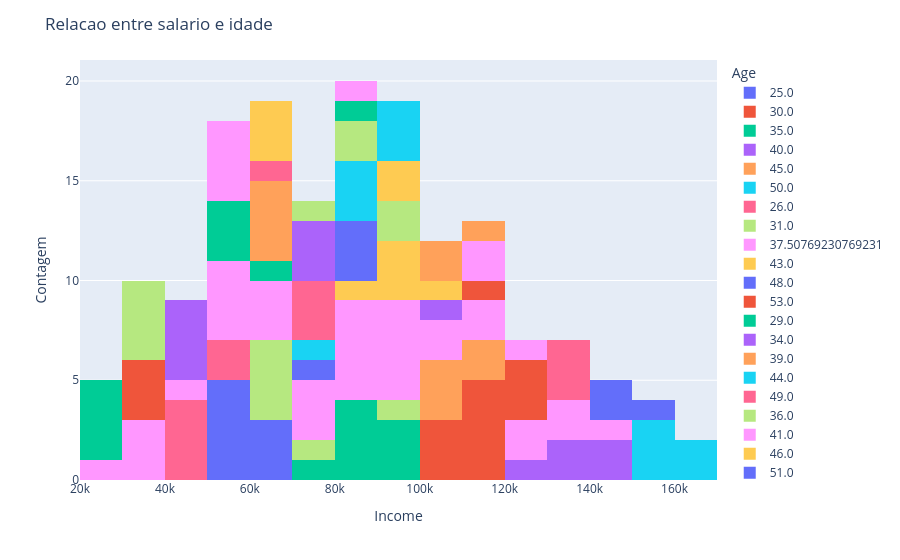

This figure's notebook cell:
### Code cell
# salario x idade

fig = px.histogram(df, x='Income', color='Age', barmode='stack')

# Layout
fig.update_layout(title='Relacao entre salario e idade',
		  xaxis_title='Income',
		  yaxis_title='Contagem',
		  legend_title='Age')
fig.show()

### Figure 1 — Plotly figure (JSON) as saved in the notebook; plotly's stock layout.template omitted (floating-point values rounded to 4 significant figures)
{"data": [{"alignmentgroup": "True", "bingroup": "x", "hovertemplate": "Age=25.0<br>Income=%{x}<br>count=%{y}<extra></extra>", "legendgroup": "25.0", "marker": {"color": "#636efa", "pattern": {"shape": ""}}, "name": "25.0", "offsetgroup": "25.0", "orientation": "v", "showlegend": true, "type": "histogram", "x": [50000, 55000, 57500, 60000, 62500, 57500, 60000, 55000], "xaxis": "x", "yaxis": "y"}, {"alignmentgroup": "True", "bingroup": "x", "hovertemplate": "Age=30.0<br>Income=%{x}<br>count=%{y}<extra></extra>", "legendgroup": "30.0", "marker": {"color": "#EF553B", "pattern": {"shape": ""}}, "name": "30.0", "offsetgroup": "30.0", "orientation": "v", "showlegend": true, "type": "histogram", "x": [100000, 105000, 112500, 117500, 117500, 112500, 117500, 105000], "xaxis": "x", "yaxis": "y"}, {"alignmentgroup": "True", "bingroup": "x", "hovertemplate": "Age=35.0<br>Income=%{x}<br>count=%{y}<extra></extra>", "legendgroup": "35.0", "marker": {"color": "#00cc96", "pattern": {"shape": ""}}, "name": "35.0", "offsetgroup": "35.0", "orientation": "v", "showlegend": true, "type": "histogram", "x": [75000, 80000, 85000, 90000, 90000, 85000, 90000, 80000], "xaxis": "x", "yaxis": "y"}, {"alignmentgroup": "True", "bingroup": "x", "hovertemplate": "Age=40.0<br>Income=%{x}<br>count=%{y}<extra></extra>", "legendgroup": "40.0", "marker": {"color": "#ab63fa", "pattern": {"shape": ""}}, "name": "40.0", "offsetgroup": "40.0", "orientation": "v", "showlegend": true, "type": "histogram", "x": [125000, 130000, 142500, 142500, 130000], "xaxis": "x", "yaxis": "y"}, {"alignmentgroup": "True", "bingroup": "x", "hovertemplate": "Age=45.0<br>Income=%{x}<br>count=%{y}<extra></extra>", "legendgroup": "45.0", "marker": {"color": "#FFA15A", "pattern": {"shape": ""}}, "name": "45.0", "offsetgroup": "45.0", "orientation": "v", "showlegend": true, "type": "histogram", "x": [100000, 105000, 110000, 115000, 105000], "xaxis": "x", "yaxis": "y"}, {"alignmentgroup": "True", "bingroup": "x", "hovertemplate": "Age=50.0<br>Income=%{x}<br>count=%{y}<extra></extra>", "legendgroup": "50.0", "marker": {"color": "#19d3f3", "pattern": {"shape": ""}}, "name": "50.0", "offsetgroup": "50.0", "orientation": "v", "showlegend": true, "type": "histogram", "x": [150000, 155000, 160000, 162500, 155000], "xaxis": "x", "yaxis": "y"}, {"alignmentgroup": "True", "bingroup": "x", "hovertemplate": "Age=26.0<br>Income=%{x}<br>count=%{y}<extra></extra>", "legendgroup": "26.0", "marker": {"color": "#FF6692", "pattern": {"shape": ""}}, "name": "26.0", "offsetgroup": "26.0", "orientation": "v", "showlegend": true, "type": "histogram", "x": [40000, 45000, 47500, 50000, 55000, 45000], "xaxis": "x", "yaxis": "y"}, {"alignmentgroup": "True", "bingroup": "x", "hovertemplate": "Age=31.0<br>Income=%{x}<br>count=%{y}<extra></extra>", "legendgroup": "31.0", "marker": {"color": "#B6E880", "pattern": {"shape": ""}}, "name": "31.0", "offsetgroup": "31.0", "orientation": "v", "showlegend": true, "type": "histogram", "x": [60000, 65000, 67500, 70000, 95000, 65000], "xaxis": "x", "yaxis": "y"}, {"alignmentgroup": "True", "bingroup": "x", "hovertemplate": "Age=37.50769230769231<br>Income=%{x}<br>count=%{y}<extra></extra>", "legendgroup": "37.50769230769231", "marker": {"color": "#FF97FF", "pattern": {"shape": ""}}, "name": "37.50769230769231", "offsetgroup": "37.50769230769231", "orientation": "v", "showlegend": true, "type": "histogram", "x": [80000, 105000, 90000, 135000, 35000, 55000, 70000, 95000, 85000, 125000, 30000, 50000, 65000, 67500, 92500, 85000, 125000, 27500, 47500, 62500, 87500, 77500, 57500, 112500, 85000, 110000, 95000, 140000, 37500, 57500, 72500, 100000, 90000, 130000], "xaxis": "x", "yaxis": "y"}, {"alignmentgroup": "True", "bingroup": "x", "hovertemplate": "Age=43.0<br>Income=%{x}<br>count=%{y}<extra></extra>", "legendgroup": "43.0", "marker": {"color": "#FECB52", "pattern": {"shape": ""}}, "name": "43.0", "offsetgroup": "43.0", "orientation": "v", "showlegend": true, "type": "histogram", "x": [80000, 92500, 95000, 92500], "xaxis": "x", "yaxis": "y"}, {"alignmentgroup": "True", "bingroup": "x", "hovertemplate": "Age=48.0<br>Income=%{x}<br>count=%{y}<extra></extra>", "legendgroup": "48.0", "marker": {"color": "#636efa", "pattern": {"shape": ""}}, "name": "48.0", "offsetgroup": "48.0", "orientation": "v", "showlegend": true, "type": "histogram", "x": [70000, 82500, 87500, 82500], "xaxis": "x", "yaxis": "y"}, {"alignmentgroup": "True", "bingroup": "x", "hovertemplate": "Age=53.0<br>Income=%{x}<br>count=%{y}<extra></extra>", "legendgroup": "53.0", "marker": {"color": "#EF553B", "pattern": {"shape": ""}}, "name": "53.0", "offsetgroup": "53.0", "orientation": "v", "showlegend": true, "type": "histogram", "x": [115000, 122500, 127500, 122500], "xaxis": "x", "yaxis": "y"}, {"alignmentgroup": "True", "bingroup": "x", "hovertemplate": "Age=29.0<br>Income=%{x}<br>count=%{y}<extra></extra>", "legendgroup": "29.0", "marker": {"color": "#00cc96", "pattern": {"shape": ""}}, "name": "29.0", "offsetgroup": "29.0", "orientation": "v", "showlegend": true, "type": "histogram", "x": [25000, 27500, 27500, 68000, 27500], "xaxis": "x", "yaxis": "y"}, {"alignmentgroup": "True", "bingroup": "x", "hovertemplate": "Age=34.0<br>Income=%{x}<br>count=%{y}<extra></extra>", "legendgroup": "34.0", "marker": {"color": "#ab63fa", "pattern": {"shape": ""}}, "name": "34.0", "offsetgroup": "34.0", "orientation": "v", "showlegend": true, "type": "histogram", "x": [45000, 47500, 47500, 105000, 47500], "xaxis": "x", "yaxis": "y"}, {"alignmentgroup": "True", "bingroup": "x", "hovertemplate": "Age=39.0<br>Income=%{x}<br>count=%{y}<extra></extra>", "legendgroup": "39.0", "marker": {"color": "#FFA15A", "pattern": {"shape": ""}}, "name": "39.0", "offsetgroup": "39.0", "orientation": "v", "showlegend": true, "type": "histogram", "x": [60000, 62500, 62500, 62500], "xaxis": "x", "yaxis": "y"}, {"alignmentgroup": "True", "bingroup": "x", "hovertemplate": "Age=44.0<br>Income=%{x}<br>count=%{y}<extra></extra>", "legendgroup": "44.0", "marker": {"color": "#19d3f3", "pattern": {"shape": ""}}, "name": "44.0", "offsetgroup": "44.0", "orientation": "v", "showlegend": true, "type": "histogram", "x": [75000, 87500, 87500, 87500], "xaxis": "x", "yaxis": "y"}, {"alignmentgroup": "True", "bingroup": "x", "hovertemplate": "Age=49.0<br>Income=%{x}<br>count=%{y}<extra></extra>", "legendgroup": "49.0", "marker": {"color": "#FF6692", "pattern": {"shape": ""}}, "name": "49.0", "offsetgroup": "49.0", "orientation": "v", "showlegend": true, "type": "histogram", "x": [65000, 77500, 77500, 77500], "xaxis": "x", "yaxis": "y"}, {"alignmentgroup": "True", "bingroup": "x", "hovertemplate": "Age=36.0<br>Income=%{x}<br>count=%{y}<extra></extra>", "legendgroup": "36.0", "marker": {"color": "#B6E880", "pattern": {"shape": ""}}, "name": "36.0", "offsetgroup": "36.0", "orientation": "v", "showlegend": true, "type": "histogram", "x": [85000, 90000, 95000, 85000], "xaxis": "x", "yaxis": "y"}, {"alignmentgroup": "True", "bingroup": "x", "hovertemplate": "Age=41.0<br>Income=%{x}<br>count=%{y}<extra></extra>", "legendgroup": "41.0", "marker": {"color": "#FF97FF", "pattern": {"shape": ""}}, "name": "41.0", "offsetgroup": "41.0", "orientation": "v", "showlegend": true, "type": "histogram", "x": [110000, 115000, 120000], "xaxis": "x", "yaxis": "y"}, {"alignmentgroup": "True", "bingroup": "x", "hovertemplate": "Age=46.0<br>Income=%{x}<br>count=%{y}<extra></extra>", "legendgroup": "46.0", "marker": {"color": "#FECB52", "pattern": {"shape": ""}}, "name": "46.0", "offsetgroup": "46.0", "orientation": "v", "showlegend": true, "type": "histogram", "x": [95000, 97500, 102500], "xaxis": "x", "yaxis": "y"}, {"alignmentgroup": "True", "bingroup": "x", "hovertemplate": "Age=51.0<br>Income=%{x}<br>count=%{y}<extra></extra>", "legendgroup": "51.0", "marker": {"color": "#636efa", "pattern": {"shape": ""}}, "name": "51.0", "offsetgroup": "51.0", "orientation": "v", "showlegend": true, "type": "histogram", "x": [140000, 145000, 150000], "xaxis": "x", "yaxis": "y"}, {"alignmentgroup": "True", "bingroup": "x", "hovertemplate": "Age=27.0<br>Income=%{x}<br>count=%{y}<extra></extra>", "legendgroup": "27.0", "marker": {"color": "#EF553B", "pattern": {"shape": ""}}, "name": "27.0", "offsetgroup": "27.0", "orientation": "v", "showlegend": true, "type": "histogram", "x": [37500, 37500, 37500], "xaxis": "x", "yaxis": "y"}, {"alignmentgroup": "True", "bingroup": "x", "hovertemplate": "Age=32.0<br>Income=%{x}<br>count=%{y}<extra></extra>", "legendgroup": "32.0", "marker": {"color": "#00cc96", "pattern": {"shape": ""}}, "name": "32.0", "offsetgroup": "32.0", "orientation": "v", "showlegend": true, "type": "histogram", "x": [57500, 57500, 57500, 85000], "xaxis": "x", "yaxis": "y"}, {"alignmentgroup": "True", "bingroup": "x", "hovertemplate": "Age=37.0<br>Income=%{x}<br>count=%{y}<extra></extra>", "legendgroup": "37.0", "marker": {"color": "#ab63fa", "pattern": {"shape": ""}}, "name": "37.0", "offsetgroup": "37.0", "orientation": "v", "showlegend": true, "type": "histogram", "x": [72500, 75000, 77500], "xaxis": "x", "yaxis": "y"}, {"alignmentgroup": "True", "bingroup": "x", "hovertemplate": "Age=42.0<br>Income=%{x}<br>count=%{y}<extra></extra>", "legendgroup": "42.0", "marker": {"color": "#FFA15A", "pattern": {"shape": ""}}, "name": "42.0", "offsetgroup": "42.0", "orientation": "v", "showlegend": true, "type": "histogram", "x": [100000, 105000, 110000], "xaxis": "x", "yaxis": "y"}, {"alignmentgroup": "True", "bingroup": "x", "hovertemplate": "Age=47.0<br>Income=%{x}<br>count=%{y}<extra></extra>", "legendgroup": "47.0", "marker": {"color": "#19d3f3", "pattern": {"shape": ""}}, "name": "47.0", "offsetgroup": "47.0", "orientation": "v", "showlegend": true, "type": "histogram", "x": [90000, 95000, 97500], "xaxis": "x", "yaxis": "y"}, {"alignmentgroup": "True", "bingroup": "x", "hovertemplate": "Age=52.0<br>Income=%{x}<br>count=%{y}<extra></extra>", "legendgroup": "52.0", "marker": {"color": "#FF6692", "pattern": {"shape": ""}}, "name": "52.0", "offsetgroup": "52.0", "orientation": "v", "showlegend": true, "type": "histogram", "x": [130000, 135000, 137500], "xaxis": "x", "yaxis": "y"}, {"alignmentgroup": "True", "bingroup": "x", "hovertemplate": "Age=28.0<br>Income=%{x}<br>count=%{y}<extra></extra>", "legendgroup": "28.0", "marker": {"color": "#B6E880", "pattern": {"shape": ""}}, "name": "28.0", "offsetgroup": "28.0", "orientation": "v", "showlegend": true, "type": "histogram", "x": [32500, 32500, 32500, 75000, 32500], "xaxis": "x", "yaxis": "y"}, {"alignmentgroup": "True", "bingroup": "x", "hovertemplate": "Age=33.0<br>Income=%{x}<br>count=%{y}<extra></extra>", "legendgroup": "33.0", "marker": {"color": "#FF97FF", "pattern": {"shape": ""}}, "name": "33.0", "offsetgroup": "33.0", "orientation": "v", "showlegend": true, "type": "histogram", "x": [52500, 52500, 52500, 82000, 52500], "xaxis": "x", "yaxis": "y"}, {"alignmentgroup": "True", "bingroup": "x", "hovertemplate": "Age=38.0<br>Income=%{x}<br>count=%{y}<extra></extra>", "legendgroup": "38.0", "marker": {"color": "#FECB52", "pattern": {"shape": ""}}, "name": "38.0", "offsetgroup": "38.0", "orientation": "v", "showlegend": true, "type": "histogram", "x": [67500, 67500, 67500], "xaxis": "x", "yaxis": "y"}], "layout": {"autosize": true, "barmode": "stack", "legend": {"title": {"text": "Age"}, "tracegroupgap": 0}, "margin": {"t": 60}, "title": {"text": "Relacao entre salario e idade"}, "xaxis": {"anchor": "y", "autorange": true, "domain": [0, 1], "range": [20000.0, 170000.0], "title": {"text": "Income"}, "type": "linear"}, "yaxis": {"anchor": "x", "autorange": true, "domain": [0, 1], "range": [0, 21.05], "title": {"text": "Contagem"}}}}
